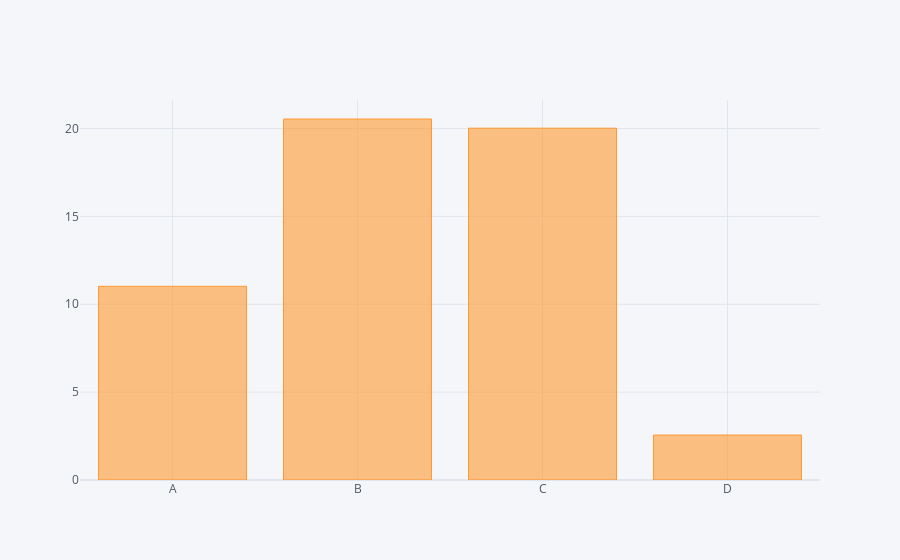

Here is the notebook cell this chart was saved with:
### Code cell
df.sum().iplot(kind = 'bar')

### Figure 1 — Plotly figure (JSON) as saved in the notebook; plotly's stock layout.template omitted (floating-point values rounded to 4 significant figures)
{"data": [{"marker": {"color": "rgba(255, 153, 51, 0.6)", "line": {"color": "rgba(255, 153, 51, 1.0)", "width": 1}}, "name": "None", "orientation": "v", "text": "", "type": "bar", "x": ["A", "B", "C", "D"], "y": [11.02, 20.54, 20.02, 2.558]}], "layout": {"legend": {"bgcolor": "#F5F6F9", "font": {"color": "#4D5663"}}, "paper_bgcolor": "#F5F6F9", "plot_bgcolor": "#F5F6F9", "title": {"font": {"color": "#4D5663"}}, "xaxis": {"gridcolor": "#E1E5ED", "showgrid": true, "tickfont": {"color": "#4D5663"}, "title": {"font": {"color": "#4D5663"}, "text": ""}, "zerolinecolor": "#E1E5ED"}, "yaxis": {"gridcolor": "#E1E5ED", "showgrid": true, "tickfont": {"color": "#4D5663"}, "title": {"font": {"color": "#4D5663"}, "text": ""}, "zerolinecolor": "#E1E5ED"}}}
